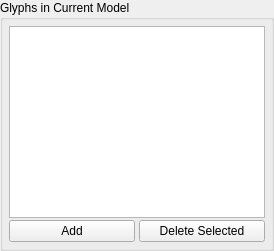
      <widget class="QGroupBox" name="GlyphBox" >
       <property name="title" >
        <string>Glyphs in Current Model</string>
       </property>
       <layout class="QVBoxLayout" name="verticalLayout" >
        <property name="spacing" >
         <number>2</number>
        </property>
        <property name="margin" >
         <number>6</number>
        </property>
        <item>
         <widget class="QListWidget" name="GlyphList" >
          <property name="editTriggers" >
           <set>QAbstractItemView::NoEditTriggers</set>
          </property>
          <property name="selectionMode" >
           <enum>QAbstractItemView::ExtendedSelection</enum>
          </property>
          <property name="selectionBehavior" >
           <enum>QAbstractItemView::SelectRows</enum>
          </property>
         </widget>
        </item>
        <item>
         <layout class="QHBoxLayout" >
          <property name="spacing" >
           <number>4</number>
          </property>
          <property name="margin" >
           <number>0</number>
          </property>
          <item>
           <widget class="QPushButton" name="GlyphAddButton" >
            <property name="text" >
             <string>Add</string>
            </property>
            <property name="autoDefault" >
             <bool>false</bool>
            </property>
           </widget>
          </item>
          <item>
           <widget class="QPushButton" name="GlyphDeleteSelectedButton" >
            <property name="text" >
             <string>Delete Selected</string>
            </property>
            <property name="autoDefault" >
             <bool>false</bool>
            </property>
           </widget>
          </item>
         </layout>
        </item>
       </layout>
      </widget>
